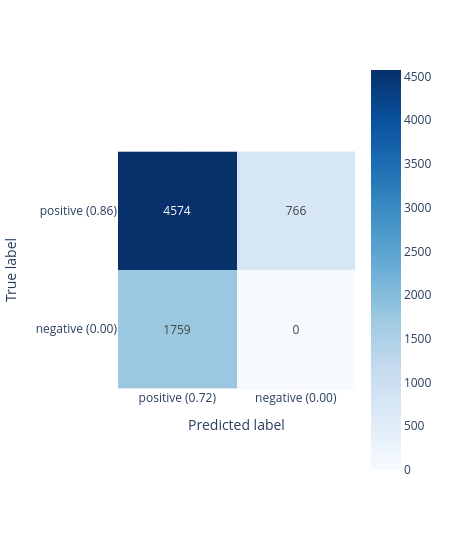

Notebook cell for this chart:
### Code cell
PX.displayConfusionMatrix(np.array(cm), width=450, xaxes={'labels': labels, 'title': 'Predicted label'}, yaxes={'labels': labels, 'title': 'True label'})

### Figure 1 — Plotly figure (JSON) as saved in the notebook; plotly's stock layout.template omitted (floating-point values rounded to 4 significant figures)
{"data": [{"coloraxis": "coloraxis", "hovertemplate": "x: %{x}<br>y: %{y}<br>color: %{z}<extra></extra>", "name": "0", "texttemplate": "%{z}", "type": "heatmap", "xaxis": "x", "yaxis": "y", "z": [[4574, 766], [1759, 0]]}], "layout": {"coloraxis": {"autocolorscale": false, "colorscale": [[0, "rgb(247,251,255)"], [0.125, "rgb(222,235,247)"], [0.25, "rgb(198,219,239)"], [0.375, "rgb(158,202,225)"], [0.5, "rgb(107,174,214)"], [0.625, "rgb(66,146,198)"], [0.75, "rgb(33,113,181)"], [0.875, "rgb(8,81,156)"], [1, "rgb(8,48,107)"]]}, "margin": {"t": 60}, "width": 450, "xaxis": {"anchor": "y", "constrain": "domain", "domain": [0, 1], "scaleanchor": "y", "tickmode": "array", "ticktext": ["positive (0.72)", "negative (0.00)"], "tickvals": [0, 1], "title": {"text": "Predicted label"}}, "yaxis": {"anchor": "x", "autorange": "reversed", "constrain": "domain", "domain": [0, 1], "tickmode": "array", "ticktext": ["positive (0.86)", "negative (0.00)"], "tickvals": [0, 1], "title": {"text": "True label"}}}}
